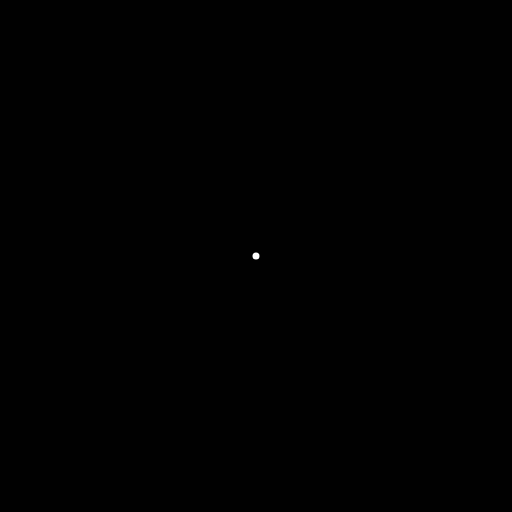
Frame 1 (no input)
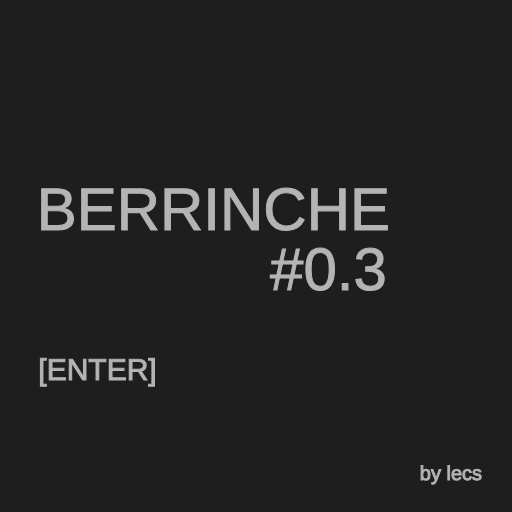
Frame 60 (no input)
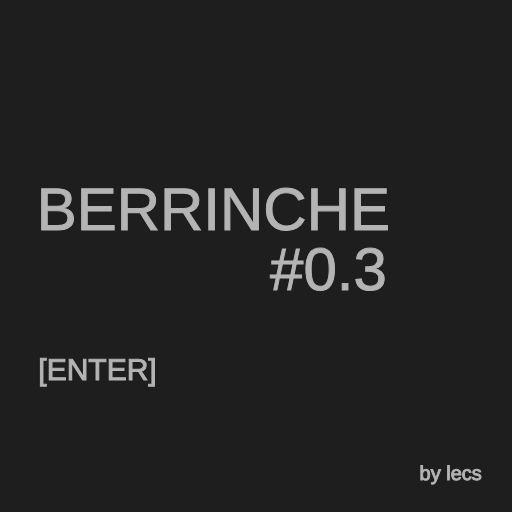
Frame 120 (the mouse pressed at the canvas centre since frame 60)

The p5.js sketch that drew these frames (run headless with seeded random() and noise() and a simulated clock; from frame 60 on, the mouse is pressed at the canvas centre):

// p5.js sketch
// ── sketch.js
const escenas = {
    TITULOS: 0,
    MAIN: 1,
    SEGURO: 2,
    MUSEO: 3,
    GALERIA: 4,
    VIVA: 5,
    DUCHAMP: 6,
  };
  
  let escena = escenas.TITULOS;
  let mAn;
  let mAl;
  const cBack = 30;
  const cStroke = 180;
  let translatex;
  let translatey;
  let escala;
  let ranX;
  let ranY;
  let ran;
  
  //Para prenderTele()
  let lineInc = 9;
  let cRect = 0;
  
  //Para museo()
  let xMano = 1300;
  let yMano = 1200;
  
  
  //Para Punio
  let switchViva = false;
  
  //--------------------------------------------------------------
  
  function setup() {
    createCanvas(512, 512);
    //translate(-90, -90);
    frameRate(60);
    noSmooth();
    mAn = width / 2;
    mAl = height / 2;
  
    //Para prenderTele();
    x1 = mAn;
    x2 = mAn;
    line1y1 = mAl;
    line1y2 = mAl;
    line2y1 = mAl;
    line2y2 = mAl;
  
    //Para museo()
  }
  
  //--------------------------------------------------------------
  
  function draw() {
    if (escena == escenas.TITULOS) {
      titulos();
    } else if (escena === escenas.MAIN) {
      main();
    } else if (escena === escenas.SEGURO) {
      seguro();
    } else if (escena === escenas.MUSEO) {
      museo();
    } else if (escena === escenas.GALERIA) {
      galeria();
    } else if (escena === escenas.VIVA) {
      viva();
    } else if (escena === escenas.DUCHAMP) {
      duchamp();
    }
  }
  
  //Escenas-------------------------------------------------------
  //TITULOS
  function titulos() {
    background(cBack);
    fill(cStroke);
    ran = 1;
    ranX = random(-ran, ran);
    ranY = random(-ran, ran);
    stroke(180);
    strokeWeight(1);
    textSize(60);
    text(" BERRINCHE  \n", 20 , 230);
    text("               #0.3 ", 20 , 290);
    textSize(30);
    text(" [ENTER]", 30, 380);
    textSize(20);
    text("by lecs", 420 + ranX , 480 + ranY);
    if (line1y1 > 0) {
      prenderTele();
    }
  }
  //MAIN
  function main() {
    background(cBack);
    stroke(cStroke);
    push();
    translate(-20, -85);
    scale(1.2);
    mano(235, 240);
    translate(20, 85);
    scale(1 / 1.2);
    pop();
    fill(cStroke);
    strokeWeight(1);
    textSize(55);
    text("¿ES ARTE?", 100, 415);
    text("Y/N", 215, 470);
  }
  //¿Seguro?
  function seguro() {
    background(cBack);
    fill(cStroke);
    stroke(cStroke);
    //Manos
    push();
    translate(8, 15);
    let escala = 0.29;
    scale(escala);
    for (let x = 120; x < width / escala; x = x + 250) {
      for (let y = 120; y < 1300; y = y + 300) {
        mano(x, y);
      }
    }
    translate(-8, -15);
    scale(1 / 1.3);
    pop();
    //Texto
    textSize(45);
    text("¿SEGURO?", 130, 415);
    text("Y/N", 220, 470);
  }
  //BOLCHE
  function bolche() {
    background(cBack);
    fill(cStroke);
    stroke(cStroke);
    push();
    image(bolchePic, width / 2 - 100, height / 2 - 170, 200, 180);
    textSize(55);
    text("¡VIVA EL ARTE!", 55, 370);
    textSize(25);
    text(" [ENTER]", 200, 430);
  }
  //Museo
  function museo() {
    background(cBack);
    noFill();
    //Museo
    strokeWeight(4);
    rect(20, -10, 300, 200);
    rect(126, 119, 80, 70);
    rect(126, 119, 40, 70);
    //cartel
    rect(126, 30, 80, 50);
    strokeWeight(1);
    textSize(25);
    fill(cStroke);
    text("L'ART", 132, 62);
    //Controles
    textSize(20);
    text("MOVIMIENTO", 23, 410);
    textSize(30);
    text("[⇧]", 63, 440);
    text("[⇦][⇩][⇨]", 20, 470);
    //Mano + mensaje
    textSize(35);
    text("Al Museo!", 315, 450);
    stroke(cStroke);
    push();
    scale(0.3);
    mano(xMano, yMano);
    scale(1 / 0.3);
    pop();
  }
  //Galería
  function galeria() {
    background(cBack);
    stroke(cStroke);
    ranX = random(-0.5, 0.5);
    ranY = random(-0.5, 0.5);
    push();
    scale(0.8);
    translate(80, -20);
    mano();
    scale(1 / 0.8);
    translate(-100, 20);
    pop();
    noFill();
    strokeWeight(4);
    //Marco
    rect(131, 50, 250, 275);
    rect(117, 35, 280, 305);
    //Cartelito
    push();
    translate(0 - ranX, -5 - ranY);
    strokeWeight(3);
    rect(327, 362, 60, 35);
    strokeWeight(0.5);
    textSize(9);
    text("Mano (2022)", 330, 372);
    textSize(8);
    text("Píxel sobre \npíxel", 330, 382);
    pop();
    //Texto
    strokeWeight(1);
    fill(cStroke);
    textSize(40);
    text("¿AHORA SÍ?", 140, 438);
    //textSize(50);
    text("Y/N", 225, 483);
  }
  //DUCHAMP
  function duchamp() {
    escalax = 0.8;
    escalay = 0.9;
    push();
    scale(escalax, escalay);
    translate(-60 / escalax, 20 / escalay);
    background(cBack);
    stroke(cStroke);
  
    //CUADRO --------------
    //Manitos
    escala = 0.15;
    for (let x = 155 / escala; x < (131 + 250) / escala; x += 40 / escala) {
      for (let y = 75 / escala; y < (50 + 275) / escala; y += 45 / escala) {
        ranX = random(-6, 6);
        ranY = random(-6, 6);
        scale(escala);
        mano(x + ranX, y - ranY);
        scale(1 / escala);
      }
    }
    //Marco
    noFill();
    strokeWeight(4);
    rect(131, 50, 250, 275);
    rect(117, 35, 280, 305);
    translate(60 / escalax, -20 / escalay);
    scale(1 / escalax, 1 / escalay);
    pop();
    //-----------------------------------------------
    //Cartelito
    noFill();
    stroke(cStroke);
    push();
    translatex = -50;
    translatey = -450;
    escala = 1.4;
    translate(translatex - ranX / 10, translatey - ranY / 10);
    scale(escala);
    strokeWeight(3);
    rect(327, 362, 63, 37);
    strokeWeight(0.5);
    textSize(9);
    text("Mano() (2022)", 330, 372);
    textSize(8);
    text("Píxel sobre \npíxel", 330, 382);
    scale(1 / escala);
    translate(-translatex, -translatey);
    pop();
    //Texto
    translatex = 0;
    translatey = -20;
    translate(translatex, translatey);
    strokeWeight(1);
    fill(cStroke);
    textSize(38);
    text("C'EST ", 285, 196);
    text("PAS", 285, 255);
    text("AN ARTE", 285, 315);
    translate(-translatex, -translatey);
    textSize(45);
    text("[ENTER]", 170, 440);
  }
  //Viva
  function viva() {
    noFill();
    strokeWeight(7);
    //Animación de cambio de color
    if (frameCount % 12 === 0) {
      if (switchViva === true) {
        switchViva = false;
      } else {
        switchViva = true;
      }
    }
    if (switchViva) {
      background(cBack);
      stroke(cStroke);
    } else {
      background(cStroke);
      stroke(cBack);
    }
    //Puño
    push();
    scale(0.85);
    translate(55, 40);
    puño();
    translate(-55, -40);
    scale(1 / 0.85);
    pop();
    //Texto
    strokeWeight(1);
    textSize(90);
    if (switchViva) {
      fill(cStroke);
    } else {
      fill(cBack);
    }
    text("VIVA", 150, 95);
    textSize(80);
    text("EL ARTE!", 90, 470);
    textSize(25);
    text("[ENTER]", 345, 360);
  }
  
  //Dibujos ----------------------------------------------------
  
  //Mano
  function mano(centerX = width / 2, centerY = height / 2) {
    strokeWeight(7);
    noFill();
    //Dedo Mayor
    line(
      centerX + calibX(217),
      centerY + calibY(315),
      centerX + calibX(218),
      centerY + calibY(142)
    );
    line(
      centerX + calibX(266),
      centerY + calibY(315),
      centerX + calibX(264),
      centerY + calibY(145)
    );
    //cima del dedo mayor
    arc(centerX + calibX(241), centerY + calibY(142), 46, 50, PI, 0);
    //Uña Mayor
    circle(centerX + calibX(241), centerY + calibY(142), 28);
    //Nudillos
    arc(
      centerX + calibX(242),
      centerY + calibY(190),
      10,
      5,
      0.89 * PI,
      0.11 * PI
    );
    arc(
      centerX + calibX(242),
      centerY + calibY(243),
      10,
      5,
      0.89 * PI,
      0.11 * PI
    );
    //Anular
    bezier(
      centerX + calibX(265),
      centerY + calibY(243),
      centerX + calibX(280),
      centerY + calibY(220),
      centerX + calibX(320),
      centerY + calibY(212),
      centerX + calibX(311),
      centerY + calibY(301)
    );
    //Littlefinger y costado de la mano
    bezier(
      calibX(314) + centerX,
      calibY(248) + centerY,
      calibX(349) + centerX,
      calibY(225) + centerY,
      calibX(360) + centerX,
      calibY(300) + centerY,
      calibX(341) + centerX,
      calibY(356) + centerY
    );
    //Bottom Mano - derecha
    bezier(
      calibX(341) + centerX,
      calibY(356) + centerY,
      calibX(312) + centerX,
      calibY(392) + centerY,
      calibX(255) + centerX,
      calibY(370) + centerY,
      calibX(223) + centerX,
      calibY(369) + centerY
    );
    //bottom mano - izquierda
    bezier(
      calibX(223) + centerX,
      calibY(369) + centerY,
      calibX(195) + centerX,
      calibY(400) + centerY,
      calibX(120) + centerX,
      calibY(320) + centerY,
      calibX(138) + centerX,
      calibY(305) + centerY
    );
    //pulgar
    bezier(
      calibX(138) + centerX,
      calibY(305) + centerY,
      calibX(140) + centerX,
      calibY(300) + centerY,
      calibX(170) + centerX,
      calibY(270) + centerY,
      calibX(176) + centerX,
      calibY(275) + centerY
    );
    //Índice
    bezier(
      calibX(218) + centerX,
      calibY(250) + centerY,
      calibX(188) + centerX,
      calibY(230) + centerY,
      calibX(175) + centerX,
      calibY(243) + centerY,
      calibX(174) + centerX,
      calibY(323) + centerY
    );
  }
  //Prender tele intro
  function prenderTele() {
    strokeWeight(7);
    if (line2y1 < height) {
      console.log(cBack);
      if (cRect < cBack) {
        cRect += 1;
      }
      if (x1 >= 0 || x2 <= 1) {
        noStroke();
        fill(cRect);
        ran = 0;
        if (x1 < 0.4 * width) {
          ran = random(-3, 3);
        }
        rect(0, 0, width, line1y1);
        rect(0, line2y1, width, height);
        stroke(255);
        line(x1, line1y1 + ran, x2, line1y2 + ran);
        x1 -= lineInc * 1.2;
        x2 += lineInc * 1.2;
      } else {
        noStroke();
        ran = random(-3, 3);
        mult = 1.8; //Multiplica el incremento
        fill(cRect);
        rect(0, 0, width, line1y1);
        rect(0, line2y1, width, height);
        stroke(cStroke);
        line(x1, line1y1 + ran, x2, line1y2 + ran);
        line(x1, line2y1 + ran, x2, line2y2 + ran);
        line1y1 -= lineInc * mult;
        line1y2 -= lineInc * mult;
        line2y1 += lineInc * mult;
        line2y2 += lineInc * mult;
      }
    }
  }
  //Puño
  function puño() {
    noFill();
    strokeWeight(7);
    //Muñeca inferior
    line(162, 412, 297, 412);
    //Muñeca izq
    line(162, 412, 164, 335);
    //Muñeca der
    bezier(297, 412, 288, 340, 295, 315, 295, 315);
    //Pulgar
    //Cara externa derecha
    bezier(295, 315, 319, 270, 425, 260, 339, 144);
    //Uña
    bezier(336, 141, 318, 133, 302, 158, 253, 165);
    //yema
    bezier(253, 165, 225, 200, 320, 220, 333, 178);
    //Palma
    //Línea palma
    bezier(220, 260, 270, 165, 290, 215, 332, 215);
    //Costado izquierdo
    bezier(164, 335, 139, 299, 139, 246, 145, 170);
    //Dedo Meñique
    //Inf Izq (en sentido horario, abajo para arriba)
    bezier(200, 205, 180, 245, 145, 190, 145, 160);
    bezier(145, 160, 145, 150, 160, 130, 180, 145);
    bezier(200, 205, 190, 160, 180, 145, 180, 145);
    //Anular
    bezier(180, 145, 170, 108, 216, 98, 227, 120);
    bezier(227, 120, 229, 133, 259, 239, 200, 205);
    //Mayor
    bezier(227, 120, 239, 83, 294, 85, 280, 157);
    bezier(235, 197, 241, 201, 256, 203, 270, 203);
    //Índice
    bezier(280, 117, 299, 77, 349, 97, 330, 138);
  }
  
  //---------------------------------------------------------------------
  //Cambios de escena  con el teclado
  function keyPressed() {
    if (keyCode === ENTER) {
      //Enter para continuar
      if (escena === escenas.TITULOS) {
        escena = escenas.MAIN;
      }
      if (escena === escenas.VIVA || escena === escenas.DUCHAMP) {
        x1 = mAn;
        x2 = mAn;
        line1y1 = mAl;
        line1y2 = mAl;
        line2y1 = mAl;
        line2y2 = mAl;
        xMano = 1300;
        yMano = 1200;
        escena = escenas.TITULOS;
      }
    }
    //Preguntas Y/N
    else if (key === "y" || key === "Y") {
      //MAIN
      if (escena === escenas.MAIN) {
        //MAIN YES VA A SEGURO
        escena = escenas.SEGURO;
        //SEGURO YES VA A VIVA
      } else if (escena === escenas.SEGURO) {
        escena = escenas.VIVA;
        //GALERIA YES VA A VIVA
      } else if (escena === escenas.GALERIA) {
        escena = escenas.VIVA;
      }
      //MAIN
    } else if (key === "n" || key === "N") {
      //MAIN NO VA A MUSEO
      if (escena === escenas.MAIN) {
        escena = escenas.MUSEO;
      }
      //SEGURO NO VA A MUSEO
      if (escena === escenas.SEGURO) {
        escena = escenas.MUSEO;
      }
      //GALERIA NO VA A DUCHAMP
      if (escena === escenas.GALERIA) {
        escena = escenas.DUCHAMP;
      }
    }
    if (escena === escenas.MUSEO) {
      if (keyCode === UP_ARROW) {
        if (xMano === 600 && yMano < 900) {
          yMano -= 250;
          escena = escenas.GALERIA;
        }
        if (yMano >= 900 || xMano >= 1200) {
          yMano -= 100;
        }
      } else if (keyCode === DOWN_ARROW) {
        yMano += 100;
      } else if (keyCode === LEFT_ARROW) {
        if (!(yMano <= 700 && xMano <= 1200)) {
          xMano -= 100;
        }
      } else if (keyCode === RIGHT_ARROW) {
        xMano += 100;
      }
    }
  }
  
  //------------------------------------
  
  //Funciones utilitarias
  //Ayuda a calcular posiciones en x de mano()
  function calibX(x) {
    return x - width / 2;
  }
  //Idem en y
  function calibY(y) {
    return y - height / 2;
  }
  
  function ranXY(ran){
      ranX = random(-ran, ran);
    ranY = random(-ran, ran);
  }
  
  //Imprime la posicion del mouse
  function mousePressed() {
    console.log(mouseX + " - " + mouseY);
  }
  
